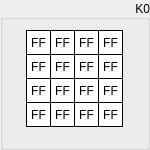
  <widget class="QGroupBox" name="groupK0">
   <property name="geometry">
    <rect>
     <x>0</x>
     <y>0</y>
     <width>150</width>
     <height>150</height>
    </rect>
   </property>
   <property name="sizePolicy">
    <sizepolicy hsizetype="Fixed" vsizetype="Fixed">
     <horstretch>0</horstretch>
     <verstretch>0</verstretch>
    </sizepolicy>
   </property>
   <property name="styleSheet">
    <string notr="true"/>
   </property>
   <property name="title">
    <string>K0</string>
   </property>
   <property name="alignment">
    <set>Qt::AlignRight|Qt::AlignTrailing|Qt::AlignVCenter</set>
   </property>
   <widget class="QLabel" name="k0byte15">
    <property name="enabled">
     <bool>true</bool>
    </property>
    <property name="geometry">
     <rect>
      <x>98</x>
      <y>102</y>
      <width>25</width>
      <height>25</height>
     </rect>
    </property>
    <property name="sizePolicy">
     <sizepolicy hsizetype="Fixed" vsizetype="Fixed">
      <horstretch>0</horstretch>
      <verstretch>0</verstretch>
     </sizepolicy>
    </property>
    <property name="font">
     <font>
      <kerning>true</kerning>
     </font>
    </property>
    <property name="layoutDirection">
     <enum>Qt::LeftToRight</enum>
    </property>
    <property name="styleSheet">
     <string notr="true">QLabel {
	 border-width: 1px;
     border-style: solid;
     border-color: black; 
     background-color: white;
}</string>
    </property>
    <property name="text">
     <string>FF</string>
    </property>
    <property name="alignment">
     <set>Qt::AlignCenter</set>
    </property>
   </widget>
   <widget class="QLabel" name="k0byte13">
    <property name="enabled">
     <bool>true</bool>
    </property>
    <property name="geometry">
     <rect>
      <x>98</x>
      <y>54</y>
      <width>25</width>
      <height>25</height>
     </rect>
    </property>
    <property name="sizePolicy">
     <sizepolicy hsizetype="Fixed" vsizetype="Fixed">
      <horstretch>0</horstretch>
      <verstretch>0</verstretch>
     </sizepolicy>
    </property>
    <property name="font">
     <font>
      <kerning>true</kerning>
     </font>
    </property>
    <property name="layoutDirection">
     <enum>Qt::LeftToRight</enum>
    </property>
    <property name="styleSheet">
     <string notr="true">QLabel {
	 border-width: 1px;
     border-style: solid;
     border-color: black; 
     background-color: white;
}</string>
    </property>
    <property name="text">
     <string>FF</string>
    </property>
    <property name="alignment">
     <set>Qt::AlignCenter</set>
    </property>
   </widget>
   <widget class="QLabel" name="k0byte14">
    <property name="enabled">
     <bool>true</bool>
    </property>
    <property name="geometry">
     <rect>
      <x>98</x>
      <y>78</y>
      <width>25</width>
      <height>25</height>
     </rect>
    </property>
    <property name="sizePolicy">
     <sizepolicy hsizetype="Fixed" vsizetype="Fixed">
      <horstretch>0</horstretch>
      <verstretch>0</verstretch>
     </sizepolicy>
    </property>
    <property name="font">
     <font>
      <kerning>true</kerning>
     </font>
    </property>
    <property name="layoutDirection">
     <enum>Qt::LeftToRight</enum>
    </property>
    <property name="styleSheet">
     <string notr="true">QLabel {
	 border-width: 1px;
     border-style: solid;
     border-color: black; 
     background-color: white;
}</string>
    </property>
    <property name="text">
     <string>FF</string>
    </property>
    <property name="alignment">
     <set>Qt::AlignCenter</set>
    </property>
   </widget>
   <widget class="QLabel" name="k0byte06">
    <property name="enabled">
     <bool>true</bool>
    </property>
    <property name="geometry">
     <rect>
      <x>50</x>
      <y>78</y>
      <width>25</width>
      <height>25</height>
     </rect>
    </property>
    <property name="sizePolicy">
     <sizepolicy hsizetype="Fixed" vsizetype="Fixed">
      <horstretch>0</horstretch>
      <verstretch>0</verstretch>
     </sizepolicy>
    </property>
    <property name="font">
     <font>
      <kerning>true</kerning>
     </font>
    </property>
    <property name="layoutDirection">
     <enum>Qt::LeftToRight</enum>
    </property>
    <property name="styleSheet">
     <string notr="true">QLabel {
	 border-width: 1px;
     border-style: solid;
     border-color: black; 
     background-color: white;
}</string>
    </property>
    <property name="text">
     <string>FF</string>
    </property>
    <property name="alignment">
     <set>Qt::AlignCenter</set>
    </property>
   </widget>
   <widget class="QLabel" name="k0byte04">
    <property name="enabled">
     <bool>true</bool>
    </property>
    <property name="geometry">
     <rect>
      <x>50</x>
      <y>30</y>
      <width>25</width>
      <height>25</height>
     </rect>
    </property>
    <property name="sizePolicy">
     <sizepolicy hsizetype="Fixed" vsizetype="Fixed">
      <horstretch>0</horstretch>
      <verstretch>0</verstretch>
     </sizepolicy>
    </property>
    <property name="font">
     <font>
      <kerning>true</kerning>
     </font>
    </property>
    <property name="layoutDirection">
     <enum>Qt::LeftToRight</enum>
    </property>
    <property name="styleSheet">
     <string notr="true">QLabel {
	 border-width: 1px;
     border-style: solid;
     border-color: black; 
     background-color: white;
}</string>
    </property>
    <property name="text">
     <string>FF</string>
    </property>
    <property name="alignment">
     <set>Qt::AlignCenter</set>
    </property>
   </widget>
   <widget class="QLabel" name="k0byte02">
    <property name="enabled">
     <bool>true</bool>
    </property>
    <property name="geometry">
     <rect>
      <x>26</x>
      <y>78</y>
      <width>25</width>
      <height>25</height>
     </rect>
    </property>
    <property name="sizePolicy">
     <sizepolicy hsizetype="Fixed" vsizetype="Fixed">
      <horstretch>0</horstretch>
      <verstretch>0</verstretch>
     </sizepolicy>
    </property>
    <property name="font">
     <font>
      <kerning>true</kerning>
     </font>
    </property>
    <property name="layoutDirection">
     <enum>Qt::LeftToRight</enum>
    </property>
    <property name="styleSheet">
     <string notr="true">QLabel {
	 border-width: 1px;
     border-style: solid;
     border-color: black; 
     background-color: white;
}</string>
    </property>
    <property name="text">
     <string>FF</string>
    </property>
    <property name="alignment">
     <set>Qt::AlignCenter</set>
    </property>
   </widget>
   <widget class="QLabel" name="k0byte10">
    <property name="enabled">
     <bool>true</bool>
    </property>
    <property name="geometry">
     <rect>
      <x>74</x>
      <y>78</y>
      <width>25</width>
      <height>25</height>
     </rect>
    </property>
    <property name="sizePolicy">
     <sizepolicy hsizetype="Fixed" vsizetype="Fixed">
      <horstretch>0</horstretch>
      <verstretch>0</verstretch>
     </sizepolicy>
    </property>
    <property name="font">
     <font>
      <kerning>true</kerning>
     </font>
    </property>
    <property name="layoutDirection">
     <enum>Qt::LeftToRight</enum>
    </property>
    <property name="styleSheet">
     <string notr="true">QLabel {
	 border-width: 1px;
     border-style: solid;
     border-color: black; 
     background-color: white;
}</string>
    </property>
    <property name="text">
     <string>FF</string>
    </property>
    <property name="alignment">
     <set>Qt::AlignCenter</set>
    </property>
   </widget>
   <widget class="QLabel" name="k0byte09">
    <property name="enabled">
     <bool>true</bool>
    </property>
    <property name="geometry">
     <rect>
      <x>74</x>
      <y>54</y>
      <width>25</width>
      <height>25</height>
     </rect>
    </property>
    <property name="sizePolicy">
     <sizepolicy hsizetype="Fixed" vsizetype="Fixed">
      <horstretch>0</horstretch>
      <verstretch>0</verstretch>
     </sizepolicy>
    </property>
    <property name="font">
     <font>
      <kerning>true</kerning>
     </font>
    </property>
    <property name="layoutDirection">
     <enum>Qt::LeftToRight</enum>
    </property>
    <property name="styleSheet">
     <string notr="true">QLabel {
	 border-width: 1px;
     border-style: solid;
     border-color: black; 
     background-color: white;
}</string>
    </property>
    <property name="text">
     <string>FF</string>
    </property>
    <property name="alignment">
     <set>Qt::AlignCenter</set>
    </property>
   </widget>
   <widget class="QLabel" name="k0byte01">
    <property name="enabled">
     <bool>true</bool>
    </property>
    <property name="geometry">
     <rect>
      <x>26</x>
      <y>54</y>
      <width>25</width>
      <height>25</height>
     </rect>
    </property>
    <property name="sizePolicy">
     <sizepolicy hsizetype="Fixed" vsizetype="Fixed">
      <horstretch>0</horstretch>
      <verstretch>0</verstretch>
     </sizepolicy>
    </property>
    <property name="font">
     <font>
      <kerning>true</kerning>
     </font>
    </property>
    <property name="layoutDirection">
     <enum>Qt::LeftToRight</enum>
    </property>
    <property name="styleSheet">
     <string notr="true">QLabel {
	 border-width: 1px;
     border-style: solid;
     border-color: black; 
     background-color: white;
}</string>
    </property>
    <property name="text">
     <string>FF</string>
    </property>
    <property name="alignment">
     <set>Qt::AlignCenter</set>
    </property>
   </widget>
   <widget class="QLabel" name="k0byte08">
    <property name="enabled">
     <bool>true</bool>
    </property>
    <property name="geometry">
     <rect>
      <x>74</x>
      <y>30</y>
      <width>25</width>
      <height>25</height>
     </rect>
    </property>
    <property name="sizePolicy">
     <sizepolicy hsizetype="Fixed" vsizetype="Fixed">
      <horstretch>0</horstretch>
      <verstretch>0</verstretch>
     </sizepolicy>
    </property>
    <property name="font">
     <font>
      <kerning>true</kerning>
     </font>
    </property>
    <property name="layoutDirection">
     <enum>Qt::LeftToRight</enum>
    </property>
    <property name="styleSheet">
     <string notr="true">QLabel {
	 border-width: 1px;
     border-style: solid;
     border-color: black; 
     background-color: white;
}</string>
    </property>
    <property name="text">
     <string>FF</string>
    </property>
    <property name="alignment">
     <set>Qt::AlignCenter</set>
    </property>
   </widget>
   <widget class="QLabel" name="k0byte00">
    <property name="enabled">
     <bool>true</bool>
    </property>
    <property name="geometry">
     <rect>
      <x>26</x>
      <y>30</y>
      <width>25</width>
      <height>25</height>
     </rect>
    </property>
    <property name="sizePolicy">
     <sizepolicy hsizetype="Fixed" vsizetype="Fixed">
      <horstretch>0</horstretch>
      <verstretch>0</verstretch>
     </sizepolicy>
    </property>
    <property name="font">
     <font>
      <kerning>true</kerning>
     </font>
    </property>
    <property name="layoutDirection">
     <enum>Qt::LeftToRight</enum>
    </property>
    <property name="styleSheet">
     <string notr="true">QLabel {
	 border-width: 1px;
     border-style: solid;
     border-color: black; 
     background-color: white;
}</string>
    </property>
    <property name="text">
     <string>FF</string>
    </property>
    <property name="alignment">
     <set>Qt::AlignCenter</set>
    </property>
    <property name="wordWrap">
     <bool>false</bool>
    </property>
   </widget>
   <widget class="QLabel" name="k0byte07">
    <property name="enabled">
     <bool>true</bool>
    </property>
    <property name="geometry">
     <rect>
      <x>50</x>
      <y>102</y>
      <width>25</width>
      <height>25</height>
     </rect>
    </property>
    <property name="sizePolicy">
     <sizepolicy hsizetype="Fixed" vsizetype="Fixed">
      <horstretch>0</horstretch>
      <verstretch>0</verstretch>
     </sizepolicy>
    </property>
    <property name="font">
     <font>
      <kerning>true</kerning>
     </font>
    </property>
    <property name="layoutDirection">
     <enum>Qt::LeftToRight</enum>
    </property>
    <property name="styleSheet">
     <string notr="true">QLabel {
	 border-width: 1px;
     border-style: solid;
     border-color: black; 
     background-color: white;
}</string>
    </property>
    <property name="text">
     <string>FF</string>
    </property>
    <property name="alignment">
     <set>Qt::AlignCenter</set>
    </property>
   </widget>
   <widget class="QLabel" name="k0byte12">
    <property name="enabled">
     <bool>true</bool>
    </property>
    <property name="geometry">
     <rect>
      <x>98</x>
      <y>30</y>
      <width>25</width>
      <height>25</height>
     </rect>
    </property>
    <property name="sizePolicy">
     <sizepolicy hsizetype="Fixed" vsizetype="Fixed">
      <horstretch>0</horstretch>
      <verstretch>0</verstretch>
     </sizepolicy>
    </property>
    <property name="font">
     <font>
      <kerning>true</kerning>
     </font>
    </property>
    <property name="layoutDirection">
     <enum>Qt::LeftToRight</enum>
    </property>
    <property name="styleSheet">
     <string notr="true">QLabel {
	 border-width: 1px;
     border-style: solid;
     border-color: black; 
     background-color: white;
}</string>
    </property>
    <property name="text">
     <string>FF</string>
    </property>
    <property name="alignment">
     <set>Qt::AlignCenter</set>
    </property>
   </widget>
   <widget class="QLabel" name="k0byte03">
    <property name="enabled">
     <bool>true</bool>
    </property>
    <property name="geometry">
     <rect>
      <x>26</x>
      <y>102</y>
      <width>25</width>
      <height>25</height>
     </rect>
    </property>
    <property name="sizePolicy">
     <sizepolicy hsizetype="Fixed" vsizetype="Fixed">
      <horstretch>0</horstretch>
      <verstretch>0</verstretch>
     </sizepolicy>
    </property>
    <property name="font">
     <font>
      <kerning>true</kerning>
     </font>
    </property>
    <property name="layoutDirection">
     <enum>Qt::LeftToRight</enum>
    </property>
    <property name="styleSheet">
     <string notr="true">QLabel {
	 border-width: 1px;
     border-style: solid;
     border-color: black; 
     background-color: white;
}</string>
    </property>
    <property name="text">
     <string>FF</string>
    </property>
    <property name="alignment">
     <set>Qt::AlignCenter</set>
    </property>
   </widget>
   <widget class="QLabel" name="k0byte11">
    <property name="enabled">
     <bool>true</bool>
    </property>
    <property name="geometry">
     <rect>
      <x>74</x>
      <y>102</y>
      <width>25</width>
      <height>25</height>
     </rect>
    </property>
    <property name="sizePolicy">
     <sizepolicy hsizetype="Fixed" vsizetype="Fixed">
      <horstretch>0</horstretch>
      <verstretch>0</verstretch>
     </sizepolicy>
    </property>
    <property name="font">
     <font>
      <kerning>true</kerning>
     </font>
    </property>
    <property name="layoutDirection">
     <enum>Qt::LeftToRight</enum>
    </property>
    <property name="styleSheet">
     <string notr="true">QLabel {
	 border-width: 1px;
     border-style: solid;
     border-color: black; 
     background-color: white;
}</string>
    </property>
    <property name="text">
     <string>FF</string>
    </property>
    <property name="alignment">
     <set>Qt::AlignCenter</set>
    </property>
   </widget>
   <widget class="QLabel" name="k0byte05">
    <property name="enabled">
     <bool>true</bool>
    </property>
    <property name="geometry">
     <rect>
      <x>50</x>
      <y>54</y>
      <width>25</width>
      <height>25</height>
     </rect>
    </property>
    <property name="sizePolicy">
     <sizepolicy hsizetype="Fixed" vsizetype="Fixed">
      <horstretch>0</horstretch>
      <verstretch>0</verstretch>
     </sizepolicy>
    </property>
    <property name="font">
     <font>
      <kerning>true</kerning>
     </font>
    </property>
    <property name="layoutDirection">
     <enum>Qt::LeftToRight</enum>
    </property>
    <property name="styleSheet">
     <string notr="true">QLabel {
	 border-width: 1px;
     border-style: solid;
     border-color: black; 
     background-color: white;
}</string>
    </property>
    <property name="text">
     <string>FF</string>
    </property>
    <property name="alignment">
     <set>Qt::AlignCenter</set>
    </property>
   </widget>
   <widget class="QWidget" name="widget" native="true">
    <property name="geometry">
     <rect>
      <x>100</x>
      <y>130</y>
      <width>21</width>
      <height>21</height>
     </rect>
    </property>
    <property name="styleSheet">
     <string notr="true">image: url(:/images/res/arrowdown.png);</string>
    </property>
   </widget>
  </widget>
